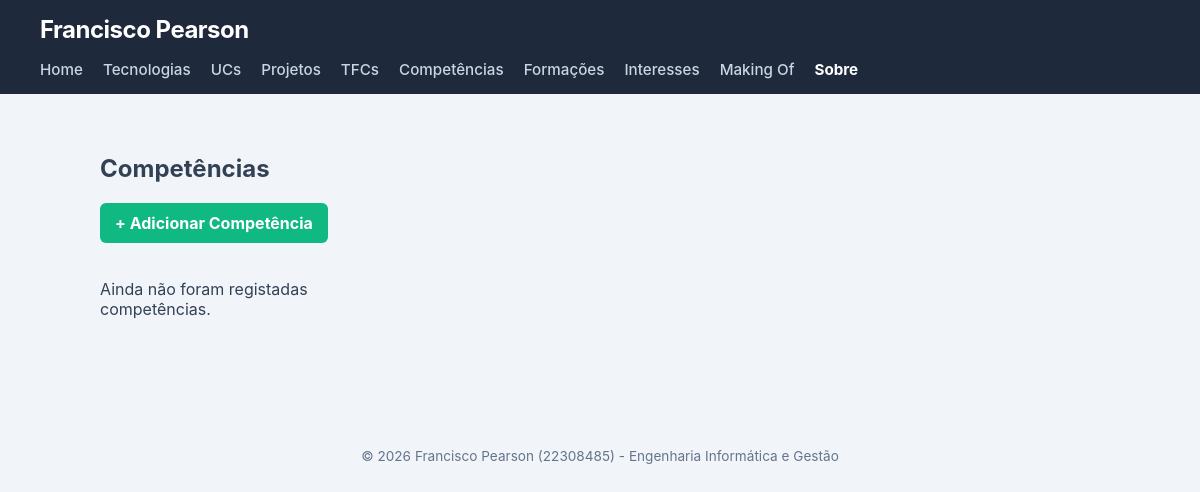
The page /portfolio/competencias/ on the database as committed earlier.
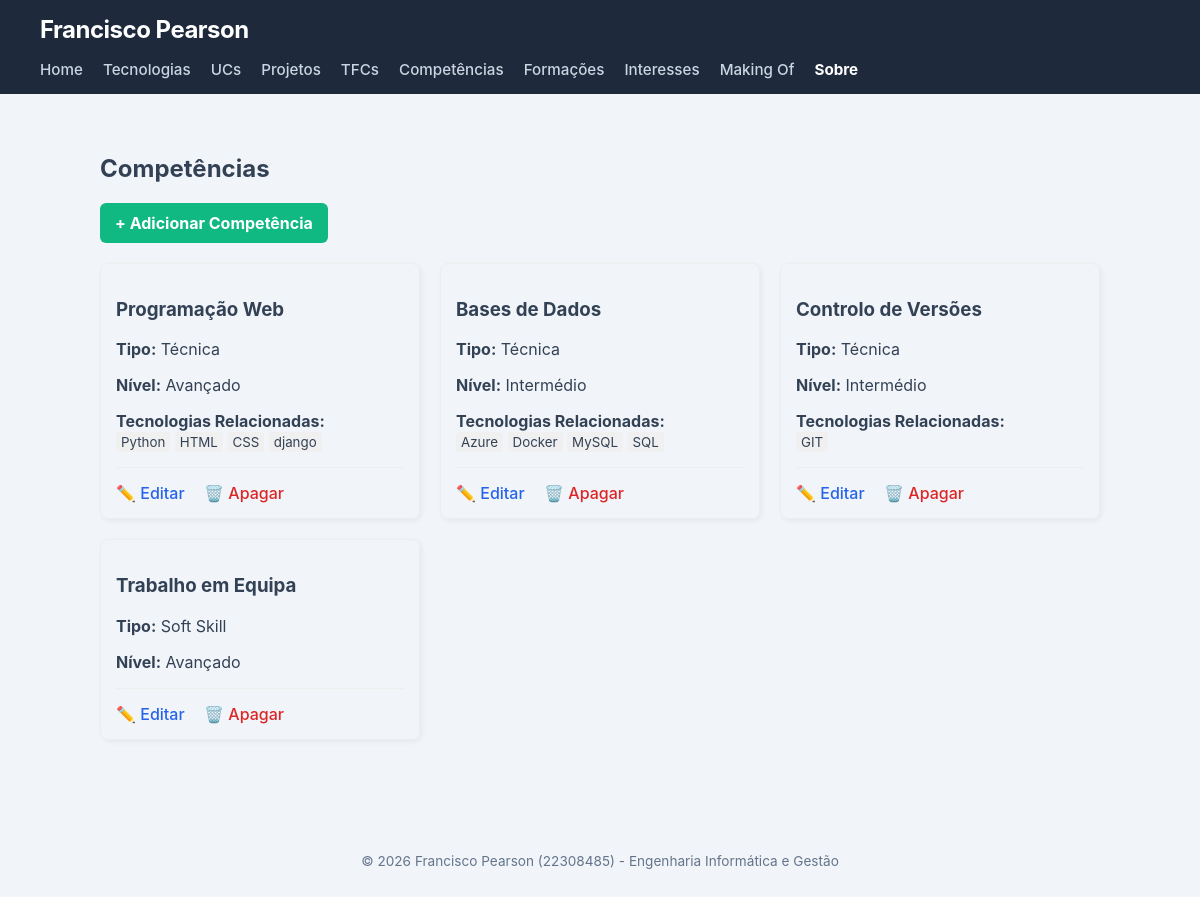
The same page on the database as committed later.
### portfolio/models.py (models this page shows, shortened)
class Competencia(models.Model):
    NIVEL_CHOICES = [
        ('B', 'Básico'),
        ('I', 'Intermédio'),
        ('A', 'Avançado'),
    ]
    TIPO_CHOICES = [
        ('T', 'Técnica'),
        ('S', 'Soft Skill'),
    ]
    nome = models.CharField(max_length=100)
    descricao = models.TextField(blank=True)
    nivel = models.CharField(max_length=1, choices=NIVEL_CHOICES, default='B')
    tipo = models.CharField(max_length=1, choices=TIPO_CHOICES, default='T')
    tecnologias = models.ManyToManyField(Tecnologia, blank=True)
    projetos = models.ManyToManyField(Projeto, blank=True)

class Tecnologia(models.Model):
    NIVEL_CHOICES = [(i, str(i)) for i in range(1, 6)]
    nome = models.CharField(max_length=100)
    descricao = models.TextField(
        blank=True,
        help_text="O que faz, o que permite e aspetos que gostou ou não gostou."
    )
    logo = models.ImageField(upload_to='tecnologias/', blank=True, null=True)
    url_oficial = models.URLField(blank=True)
    nivel_interesse = models.IntegerField(choices=NIVEL_CHOICES, default=3)
    tipo = models.ForeignKey(
        TipoTecnologia,
        on_delete=models.SET_NULL,
        null=True,
        blank=True,
        related_name="tecnologias"
    )

### portfolio/views.py (the view)
# urls.py: path('competencias/', views.competencias_view, name='competencias'),
def competencias_view(request):
    competencias = Competencia.objects.prefetch_related('tecnologias', 'projetos').all()
    return render(request, 'portfolio/competencias.html', {'competencias': competencias})

### portfolio/templates/portfolio/competencias.html (shortened to what this page needs)
{% extends 'portfolio/base.html' %}
{% block content %}
<section>
    <h2>Competências</h2>
    <a href="{% url 'portfolio:nova_competencia' %}" style="display: inline-block; background: #10b981; color: white; padding: 10px 15px; text-decoration: none; border-radius: 6px; font-weight: bold; margin-bottom: 20px;">
        + Adicionar Competência
    </a>
    <div style="display: grid; grid-template-columns: repeat(auto-fill, minmax(300px, 1fr)); gap: 20px;">
        {% for competencia in competencias %}
            <article style="border: 1px solid #eee; padding: 15px; border-radius: 8px; box-shadow: 2px 2px 5px rgba(0,0,0,0.05);">
                <h3>{{ competencia.nome }}</h3>
                <p><strong>Tipo:</strong> {{ competencia.get_tipo_display }}</p>
                <p><strong>Nível:</strong> {{ competencia.get_nivel_display }}</p>
                {% if competencia.tecnologias.all %}
                <p><strong>Tecnologias Relacionadas:</strong><br>
                    {% for tech in competencia.tecnologias.all %}
                        <small style="background: #f0f0f0; padding: 2px 5px; border-radius: 3px;">{{ tech.nome }}</small>
                    {% endfor %}
                </p>
                {% endif %}
                <div style="margin-top: 15px; padding-top: 15px; border-top: 1px solid #eee;">
                    <a href="{% url 'portfolio:editar_competencia' competencia.id %}" style="color: #2563eb; text-decoration: none; margin-right: 15px; font-weight: 500;">✏️ Editar</a>
                    <a href="{% url 'portfolio:apagar_competencia' competencia.id %}" style="color: #dc2626; text-decoration: none; font-weight: 500;">🗑️ Apagar</a>
                </div>
            </article>
        {% empty %}
            <p>Ainda não foram registadas competências.</p>
        {% endfor %}
    </div>
</section>
{% endblock %}

Rows that differ between the two databases and show on the page:
added Competencia: nome "Programação Web", tipo "Técnica", nivel "Avançado"
now on this page (row unchanged): Tecnologia: nome "Python", shown under "Programação Web"
now on this page (row unchanged): Tecnologia: nome "HTML", shown under "Programação Web"
now on this page (row unchanged): Tecnologia: nome "CSS", shown under "Programação Web"
now on this page (row unchanged): Tecnologia: nome "django", shown under "Programação Web"
added Competencia: nome "Bases de Dados", tipo "Técnica", nivel "Intermédio"
now on this page (row unchanged): Tecnologia: nome "Azure", shown under "Bases de Dados"
now on this page (row unchanged): Tecnologia: nome "Docker", shown under "Bases de Dados"
now on this page (row unchanged): Tecnologia: nome "MySQL", shown under "Bases de Dados"
now on this page (row unchanged): Tecnologia: nome "SQL", shown under "Bases de Dados"
added Competencia: nome "Controlo de Versões", tipo "Técnica", nivel "Intermédio"
added Tecnologia: nome "GIT", shown under "Controlo de Versões"
added Competencia: nome "Trabalho em Equipa", tipo "Soft Skill", nivel "Avançado"
Other text that changed with them:
text no longer shown: "Ainda não foram registadas competências."
